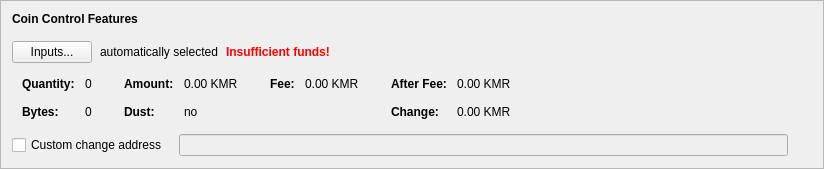
      <widget class="QFrame" name="frameCoinControl">
       <property name="sizePolicy">
        <sizepolicy hsizetype="Preferred" vsizetype="Fixed">
         <horstretch>0</horstretch>
         <verstretch>0</verstretch>
        </sizepolicy>
       </property>
       <property name="frameShape">
        <enum>QFrame::StyledPanel</enum>
       </property>
       <property name="frameShadow">
        <enum>QFrame::Raised</enum>
       </property>
       <layout class="QVBoxLayout" name="verticalLayout_4">
        <item>
         <layout class="QVBoxLayout" name="verticalLayoutCoinControl" stretch="0,0,0,0,0">
          <property name="spacing">
           <number>0</number>
          </property>
          <property name="sizeConstraint">
           <enum>QLayout::SetDefaultConstraint</enum>
          </property>
          <property name="leftMargin">
           <number>0</number>
          </property>
          <property name="topMargin">
           <number>0</number>
          </property>
          <item>
           <layout class="QHBoxLayout" name="horizontalLayoutCoinControl1">
            <property name="bottomMargin">
             <number>15</number>
            </property>
            <item>
             <widget class="QLabel" name="labelCoinControlFeatures">
              <property name="sizePolicy">
               <sizepolicy hsizetype="Preferred" vsizetype="Maximum">
                <horstretch>0</horstretch>
                <verstretch>0</verstretch>
               </sizepolicy>
              </property>
              <property name="font">
               <font>
                <weight>75</weight>
                <bold>true</bold>
               </font>
              </property>
              <property name="styleSheet">
               <string notr="true">font-weight:bold;</string>
              </property>
              <property name="text">
               <string>Coin Control Features</string>
              </property>
             </widget>
            </item>
           </layout>
          </item>
          <item>
           <layout class="QHBoxLayout" name="horizontalLayoutCoinControl2" stretch="0,0,0,0">
            <property name="spacing">
             <number>8</number>
            </property>
            <property name="bottomMargin">
             <number>10</number>
            </property>
            <item>
             <widget class="QPushButton" name="pushButtonCoinControl">
              <property name="styleSheet">
               <string notr="true"/>
              </property>
              <property name="text">
               <string>Inputs...</string>
              </property>
              <property name="autoDefault">
               <bool>false</bool>
              </property>
             </widget>
            </item>
            <item>
             <widget class="QLabel" name="labelCoinControlAutomaticallySelected">
              <property name="text">
               <string>automatically selected</string>
              </property>
              <property name="margin">
               <number>5</number>
              </property>
             </widget>
            </item>
            <item>
             <widget class="QLabel" name="labelCoinControlInsuffFunds">
              <property name="font">
               <font>
                <weight>75</weight>
                <bold>true</bold>
               </font>
              </property>
              <property name="styleSheet">
               <string notr="true">color:red;font-weight:bold;</string>
              </property>
              <property name="text">
               <string>Insufficient funds!</string>
              </property>
              <property name="margin">
               <number>5</number>
              </property>
             </widget>
            </item>
            <item>
             <spacer name="horizontalSpacerCoinControl">
              <property name="orientation">
               <enum>Qt::Horizontal</enum>
              </property>
              <property name="sizeHint" stdset="0">
               <size>
                <width>40</width>
                <height>1</height>
               </size>
              </property>
             </spacer>
            </item>
           </layout>
          </item>
          <item>
           <widget class="QWidget" name="widgetCoinControl" native="true">
            <property name="sizePolicy">
             <sizepolicy hsizetype="Preferred" vsizetype="Preferred">
              <horstretch>0</horstretch>
              <verstretch>0</verstretch>
             </sizepolicy>
            </property>
            <property name="minimumSize">
             <size>
              <width>0</width>
              <height>0</height>
             </size>
            </property>
            <property name="styleSheet">
             <string notr="true"/>
            </property>
            <layout class="QHBoxLayout" name="horizontalLayoutCoinControl5">
             <property name="leftMargin">
              <number>0</number>
             </property>
             <property name="topMargin">
              <number>0</number>
             </property>
             <property name="rightMargin">
              <number>0</number>
             </property>
             <property name="bottomMargin">
              <number>0</number>
             </property>
             <item>
              <layout class="QHBoxLayout" name="horizontalLayoutCoinControl3" stretch="0,0,0,1">
               <property name="spacing">
                <number>20</number>
               </property>
               <property name="topMargin">
                <number>0</number>
               </property>
               <property name="bottomMargin">
                <number>10</number>
               </property>
               <item>
                <layout class="QFormLayout" name="formLayoutCoinControl1">
                 <property name="horizontalSpacing">
                  <number>10</number>
                 </property>
                 <property name="verticalSpacing">
                  <number>14</number>
                 </property>
                 <property name="leftMargin">
                  <number>10</number>
                 </property>
                 <property name="topMargin">
                  <number>4</number>
                 </property>
                 <property name="rightMargin">
                  <number>6</number>
                 </property>
                 <item row="0" column="0">
                  <widget class="QLabel" name="labelCoinControlQuantityText">
                   <property name="font">
                    <font>
                     <weight>75</weight>
                     <bold>true</bold>
                    </font>
                   </property>
                   <property name="text">
                    <string>Quantity:</string>
                   </property>
                   <property name="margin">
                    <number>0</number>
                   </property>
                  </widget>
                 </item>
                 <item row="0" column="1">
                  <widget class="QLabel" name="labelCoinControlQuantity">
                   <property name="cursor">
                    <cursorShape>IBeamCursor</cursorShape>
                   </property>
                   <property name="contextMenuPolicy">
                    <enum>Qt::ActionsContextMenu</enum>
                   </property>
                   <property name="text">
                    <string notr="true">0</string>
                   </property>
                   <property name="margin">
                    <number>0</number>
                   </property>
                   <property name="textInteractionFlags">
                    <set>Qt::LinksAccessibleByMouse|Qt::TextSelectableByKeyboard|Qt::TextSelectableByMouse</set>
                   </property>
                  </widget>
                 </item>
                 <item row="1" column="0">
                  <widget class="QLabel" name="labelCoinControlBytesText">
                   <property name="font">
                    <font>
                     <weight>75</weight>
                     <bold>true</bold>
                    </font>
                   </property>
                   <property name="text">
                    <string>Bytes:</string>
                   </property>
                  </widget>
                 </item>
                 <item row="1" column="1">
                  <widget class="QLabel" name="labelCoinControlBytes">
                   <property name="cursor">
                    <cursorShape>IBeamCursor</cursorShape>
                   </property>
                   <property name="contextMenuPolicy">
                    <enum>Qt::ActionsContextMenu</enum>
                   </property>
                   <property name="text">
                    <string notr="true">0</string>
                   </property>
                   <property name="textInteractionFlags">
                    <set>Qt::LinksAccessibleByMouse|Qt::TextSelectableByKeyboard|Qt::TextSelectableByMouse</set>
                   </property>
                  </widget>
                 </item>
                </layout>
               </item>
               <item>
                <layout class="QFormLayout" name="formLayoutCoinControl2">
                 <property name="horizontalSpacing">
                  <number>10</number>
                 </property>
                 <property name="verticalSpacing">
                  <number>14</number>
                 </property>
                 <property name="leftMargin">
                  <number>6</number>
                 </property>
                 <property name="topMargin">
                  <number>4</number>
                 </property>
                 <property name="rightMargin">
                  <number>6</number>
                 </property>
                 <item row="0" column="0">
                  <widget class="QLabel" name="labelCoinControlAmountText">
                   <property name="font">
                    <font>
                     <weight>75</weight>
                     <bold>true</bold>
                    </font>
                   </property>
                   <property name="text">
                    <string>Amount:</string>
                   </property>
                   <property name="margin">
                    <number>0</number>
                   </property>
                  </widget>
                 </item>
                 <item row="0" column="1">
                  <widget class="QLabel" name="labelCoinControlAmount">
                   <property name="cursor">
                    <cursorShape>IBeamCursor</cursorShape>
                   </property>
                   <property name="contextMenuPolicy">
                    <enum>Qt::ActionsContextMenu</enum>
                   </property>
                   <property name="text">
                    <string notr="true">0.00 KMR</string>
                   </property>
                   <property name="textInteractionFlags">
                    <set>Qt::LinksAccessibleByMouse|Qt::TextSelectableByKeyboard|Qt::TextSelectableByMouse</set>
                   </property>
                  </widget>
                 </item>
                 <item row="1" column="0">
                  <widget class="QLabel" name="labelCoinControlLowOutputText">
                   <property name="font">
                    <font>
                     <weight>75</weight>
                     <bold>true</bold>
                    </font>
                   </property>
                   <property name="text">
                    <string>Dust:</string>
                   </property>
                  </widget>
                 </item>
                 <item row="1" column="1">
                  <widget class="QLabel" name="labelCoinControlLowOutput">
                   <property name="cursor">
                    <cursorShape>IBeamCursor</cursorShape>
                   </property>
                   <property name="contextMenuPolicy">
                    <enum>Qt::ActionsContextMenu</enum>
                   </property>
                   <property name="text">
                    <string notr="true">no</string>
                   </property>
                   <property name="textInteractionFlags">
                    <set>Qt::LinksAccessibleByMouse|Qt::TextSelectableByKeyboard|Qt::TextSelectableByMouse</set>
                   </property>
                  </widget>
                 </item>
                </layout>
               </item>
               <item>
                <layout class="QFormLayout" name="formLayoutCoinControl3">
                 <property name="horizontalSpacing">
                  <number>10</number>
                 </property>
                 <property name="verticalSpacing">
                  <number>14</number>
                 </property>
                 <property name="leftMargin">
                  <number>6</number>
                 </property>
                 <property name="topMargin">
                  <number>4</number>
                 </property>
                 <property name="rightMargin">
                  <number>6</number>
                 </property>
                 <item row="0" column="0">
                  <widget class="QLabel" name="labelCoinControlFeeText">
                   <property name="font">
                    <font>
                     <weight>75</weight>
                     <bold>true</bold>
                    </font>
                   </property>
                   <property name="text">
                    <string>Fee:</string>
                   </property>
                   <property name="margin">
                    <number>0</number>
                   </property>
                  </widget>
                 </item>
                 <item row="0" column="1">
                  <widget class="QLabel" name="labelCoinControlFee">
                   <property name="cursor">
                    <cursorShape>IBeamCursor</cursorShape>
                   </property>
                   <property name="contextMenuPolicy">
                    <enum>Qt::ActionsContextMenu</enum>
                   </property>
                   <property name="text">
                    <string notr="true">0.00 KMR</string>
                   </property>
                   <property name="textInteractionFlags">
                    <set>Qt::LinksAccessibleByMouse|Qt::TextSelectableByKeyboard|Qt::TextSelectableByMouse</set>
                   </property>
                  </widget>
                 </item>
                </layout>
               </item>
               <item>
                <layout class="QFormLayout" name="formLayoutCoinControl4">
                 <property name="horizontalSpacing">
                  <number>10</number>
                 </property>
                 <property name="verticalSpacing">
                  <number>14</number>
                 </property>
                 <property name="leftMargin">
                  <number>6</number>
                 </property>
                 <property name="topMargin">
                  <number>4</number>
                 </property>
                 <property name="rightMargin">
                  <number>6</number>
                 </property>
                 <item row="0" column="0">
                  <widget class="QLabel" name="labelCoinControlAfterFeeText">
                   <property name="font">
                    <font>
                     <weight>75</weight>
                     <bold>true</bold>
                    </font>
                   </property>
                   <property name="text">
                    <string>After Fee:</string>
                   </property>
                   <property name="margin">
                    <number>0</number>
                   </property>
                  </widget>
                 </item>
                 <item row="0" column="1">
                  <widget class="QLabel" name="labelCoinControlAfterFee">
                   <property name="cursor">
                    <cursorShape>IBeamCursor</cursorShape>
                   </property>
                   <property name="contextMenuPolicy">
                    <enum>Qt::ActionsContextMenu</enum>
                   </property>
                   <property name="text">
                    <string notr="true">0.00 KMR</string>
                   </property>
                   <property name="textInteractionFlags">
                    <set>Qt::LinksAccessibleByMouse|Qt::TextSelectableByKeyboard|Qt::TextSelectableByMouse</set>
                   </property>
                  </widget>
                 </item>
                 <item row="1" column="0">
                  <widget class="QLabel" name="labelCoinControlChangeText">
                   <property name="font">
                    <font>
                     <weight>75</weight>
                     <bold>true</bold>
                    </font>
                   </property>
                   <property name="text">
                    <string>Change:</string>
                   </property>
                  </widget>
                 </item>
                 <item row="1" column="1">
                  <widget class="QLabel" name="labelCoinControlChange">
                   <property name="cursor">
                    <cursorShape>IBeamCursor</cursorShape>
                   </property>
                   <property name="contextMenuPolicy">
                    <enum>Qt::ActionsContextMenu</enum>
                   </property>
                   <property name="text">
                    <string notr="true">0.00 KMR</string>
                   </property>
                   <property name="textInteractionFlags">
                    <set>Qt::LinksAccessibleByMouse|Qt::TextSelectableByKeyboard|Qt::TextSelectableByMouse</set>
                   </property>
                  </widget>
                 </item>
                </layout>
               </item>
              </layout>
             </item>
            </layout>
           </widget>
          </item>
          <item>
           <layout class="QHBoxLayout" name="horizontalLayoutCoinControl4" stretch="0,0,0">
            <property name="spacing">
             <number>12</number>
            </property>
            <property name="sizeConstraint">
             <enum>QLayout::SetDefaultConstraint</enum>
            </property>
            <property name="topMargin">
             <number>5</number>
            </property>
            <property name="rightMargin">
             <number>5</number>
            </property>
            <item>
             <widget class="QCheckBox" name="checkBoxCoinControlChange">
              <property name="toolTip">
               <string>If this is activated, but the change address is empty or invalid, change will be sent to a newly generated address.</string>
              </property>
              <property name="text">
               <string>Custom change address</string>
              </property>
             </widget>
            </item>
            <item>
             <widget class="QValidatedLineEdit" name="lineEditCoinControlChange">
              <property name="enabled">
               <bool>false</bool>
              </property>
              <property name="sizePolicy">
               <sizepolicy hsizetype="Expanding" vsizetype="Fixed">
                <horstretch>0</horstretch>
                <verstretch>0</verstretch>
               </sizepolicy>
              </property>
             </widget>
            </item>
            <item>
             <widget class="QLabel" name="labelCoinControlChangeLabel">
              <property name="sizePolicy">
               <sizepolicy hsizetype="Preferred" vsizetype="Expanding">
                <horstretch>0</horstretch>
                <verstretch>0</verstretch>
               </sizepolicy>
              </property>
              <property name="minimumSize">
               <size>
                <width>0</width>
                <height>0</height>
               </size>
              </property>
              <property name="text">
               <string/>
              </property>
              <property name="margin">
               <number>3</number>
              </property>
             </widget>
            </item>
           </layout>
          </item>
          <item>
           <spacer name="verticalSpacerCoinControl">
            <property name="orientation">
             <enum>Qt::Vertical</enum>
            </property>
            <property name="sizeType">
             <enum>QSizePolicy::Expanding</enum>
            </property>
            <property name="sizeHint" stdset="0">
             <size>
              <width>800</width>
              <height>1</height>
             </size>
            </property>
           </spacer>
          </item>
         </layout>
        </item>
       </layout>
      </widget>
